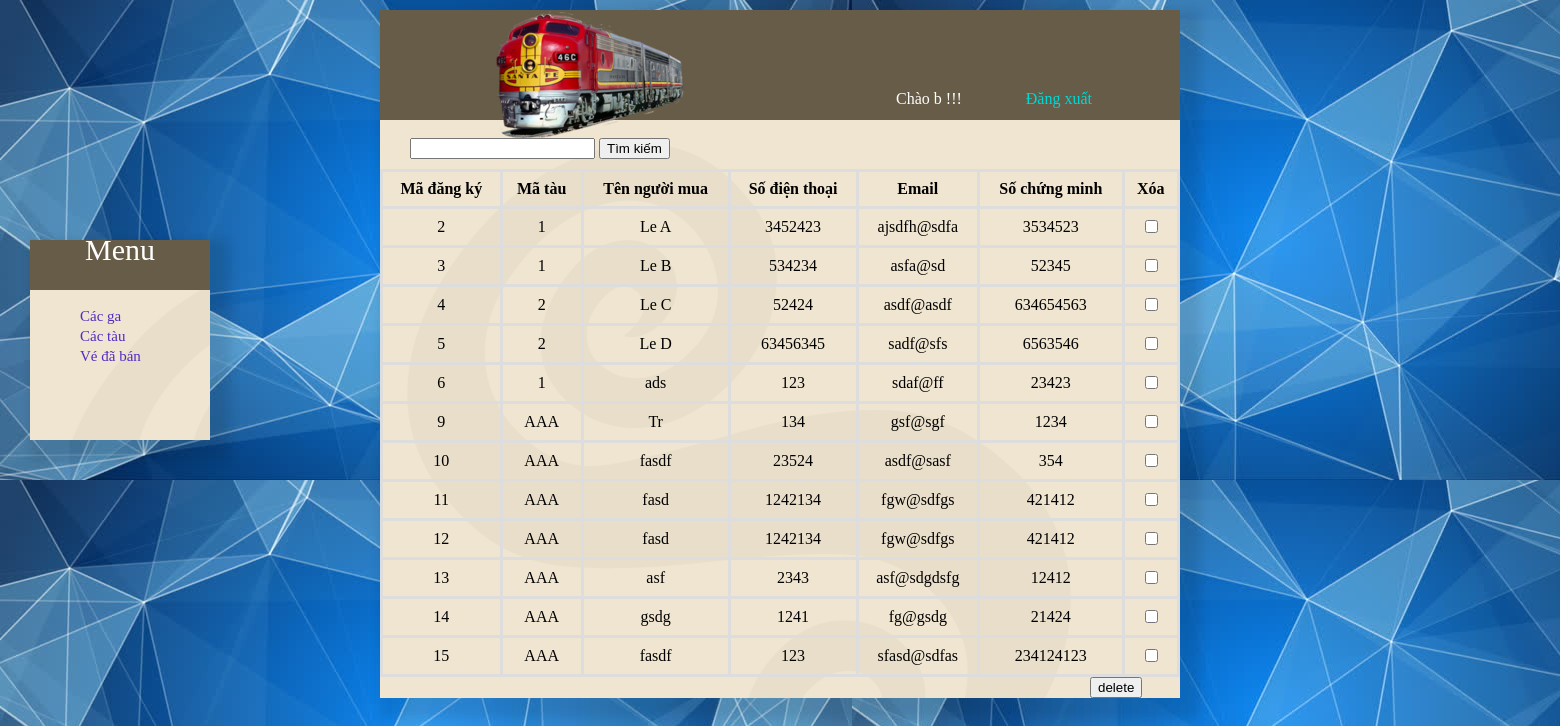
The app's page /Controller/AdminVeController.php (signed in) with its own data.
### tables this page shows
CREATE TABLE `dangkive` (
  `maDangKi` int(11) NOT NULL,
  `maTau` varchar(100) NOT NULL,
  `tenNguoiMua` varchar(100) NOT NULL,
  `soDienThoai` varchar(100) NOT NULL,
  `email` varchar(100) NOT NULL,
  `soChungMinh` varchar(100) NOT NULL
);

### Controller/AdminVeController.php (called while the page is built, shortened)
<?php
	if(!isset($_SESSION["userLogin"])){
		header("Location:../index.php");
	}else{
		include_once("../Model/Model_DangKiVe.php");
		$veModel= new Model_DangKiVe();
		$listGa=$veModel->danhSachVe();
	}
	include_once("../View/Admin/View_Ve.php");
?>

### Model/Model_Chung.php (called while the page is built, shortened)
<?php
	class Model_Chung{
		public function __construct(){
			$this->link=mysqli_connect("localhost","root","") or die("loi ket noi");
		}
	}
?>

### Model/Model_DangKiVe.php (called while the page is built, shortened)
<?php
include_once("Model_Chung.php");
class Model_DangKiVe extends Model_Chung{
	public function danhSachVe(){
		$sql= "SELECT * from dangkive";
		return mysqli_query($this->link,$sql);
	}
}
?>

### View/Admin/View_Ve.php (the view, shortened to what this page needs)
<!DOCTYPE html>
<html>
<head>
	<link rel="stylesheet" type="text/css" href="../View/css/Layout.css">
</head>
<body>
	<?php include_once("../View/Share/View_Header.php");?>
	<?php include_once("../View/Share/View_Menu.php");?>
<div style="margin-left: 30px;">
	<form id="search">
		<input type="text" id="input">
		<button type="button" onclick="search()">Tìm kiếm </button>
	</form>
</div>
	<form method="post" action="AdminVeController.php">
	<div id="tableGa">
		<table id="sv">
			<thead>
			<tr>
				<th>Mã đăng ký</th>
				<th>Mã tàu</th>
				<th>Tên người mua</th>
				<th>Số điện thoại</th>
				<th>Email</th>
				<th>Số chứng minh</th>
				<th>Xóa</th>
			</tr>
			</thead>
			<?php
				while($row=mysqli_fetch_array($listGa)){
					echo "<tr>";
					echo "<td >".$row[0]."</td>";
					echo "<td >".$row[1]."</td>";
					echo "<td >".$row[2]."</td>";
					echo "<td >".$row[3]."</td>";
					echo "<td >".$row[4]."</td>";
					echo "<td >".$row[5]."</td>";
					 echo  "<td> <input type='checkbox' name='del[]' value='".$row[0]."'></td>";
					echo "</tr>";
				}
			?>
		</table>
		<span style="margin: 710px; padding-top: 30px"><input type="submit" name="buttonDel" value="delete" onclick=" return confirm('Chắc chắn muốn xóa?')"></span>
	</div>
</form>
	<?php include_once("../View/Share/View_Footer.php");?>
</body>
</html>

### View/css/Layout.css (style rules this page uses)
body { background: url(../images/background3.jpg) top left; }
table,td,th { border:groove black 2px; border: 3px solid #ddd; padding: 8px; }
table { border-collapse: collapse; }
td { text-align: center; }
#main #tableGa #sv { top:50px; left: 0px; width: 100%; margin-top: 10px; }

### records on screen
dangkive: maDangKi "2", maTau "1", tenNguoiMua "Le A", soDienThoai "3452423", email "ajsdfh@sdfa", soChungMinh "3534523"
dangkive: maDangKi "3", maTau "1", tenNguoiMua "Le B", soDienThoai "534234", email "asfa@sd", soChungMinh "52345"
dangkive: maDangKi "4", maTau "2", tenNguoiMua "Le C", soDienThoai "52424", email "asdf@asdf", soChungMinh "634654563"
dangkive: maDangKi "5", maTau "2", tenNguoiMua "Le D", soDienThoai "63456345", email "sadf@sfs", soChungMinh "6563546"
dangkive: maDangKi "6", maTau "1", tenNguoiMua "ads", soDienThoai "123", email "sdaf@ff", soChungMinh "23423"
dangkive: maDangKi "9", maTau "AAA", tenNguoiMua "Tr", soDienThoai "134", email "gsf@sgf", soChungMinh "1234"
dangkive: maDangKi "10", maTau "AAA", tenNguoiMua "fasdf", soDienThoai "23524", email "asdf@sasf", soChungMinh "354"
dangkive: maDangKi "11", maTau "AAA", tenNguoiMua "fasd", soDienThoai "1242134", email "fgw@sdfgs", soChungMinh "421412"
dangkive: maDangKi "12", maTau "AAA", tenNguoiMua "fasd", soDienThoai "1242134", email "fgw@sdfgs", soChungMinh "421412"
dangkive: maDangKi "13", maTau "AAA", tenNguoiMua "asf", soDienThoai "2343", email "asf@sdgdsfg", soChungMinh "12412"
dangkive: maDangKi "14", maTau "AAA", tenNguoiMua "gsdg", soDienThoai "1241", email "fg@gsdg", soChungMinh "21424"
dangkive: maDangKi "15", maTau "AAA", tenNguoiMua "fasdf", soDienThoai "123", email "sfasd@sdfas", soChungMinh "234124123"

### other values on screen
$username "b"
